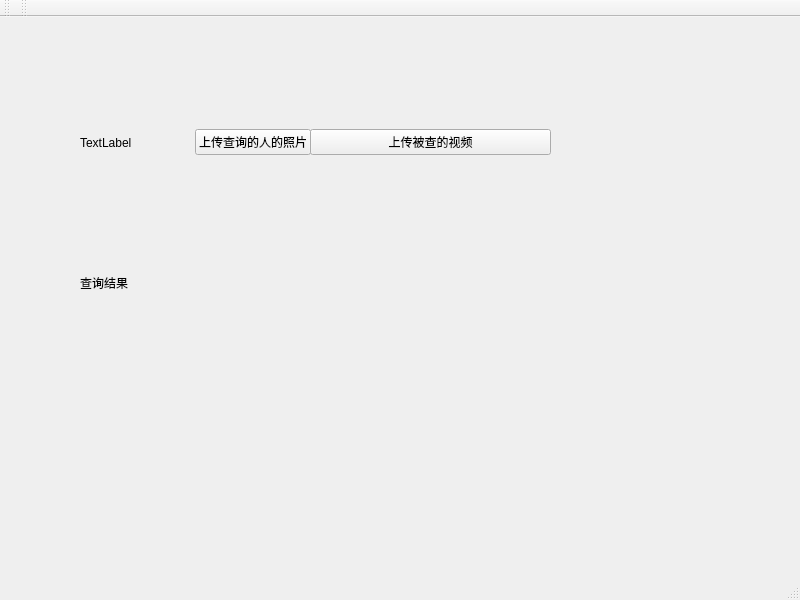
<?xml version="1.0" encoding="UTF-8"?>
<ui version="4.0">
 <class>MainWindow</class>
 <widget class="QMainWindow" name="MainWindow">
  <property name="geometry">
   <rect>
    <x>0</x>
    <y>0</y>
    <width>800</width>
    <height>600</height>
   </rect>
  </property>
  <property name="windowTitle">
   <string>MainWindow</string>
  </property>
  <widget class="QWidget" name="centralwidget">
   <widget class="QWidget" name="verticalLayoutWidget">
    <property name="geometry">
     <rect>
      <x>310</x>
      <y>60</y>
      <width>241</width>
      <height>131</height>
     </rect>
    </property>
    <layout class="QVBoxLayout" name="verticalLayout">
     <item>
      <widget class="QPushButton" name="pushButton_2">
       <property name="text">
        <string>上传被查的视频</string>
       </property>
      </widget>
     </item>
    </layout>
   </widget>
   <widget class="QWidget" name="horizontalLayoutWidget">
    <property name="geometry">
     <rect>
      <x>80</x>
      <y>60</y>
      <width>231</width>
      <height>131</height>
     </rect>
    </property>
    <layout class="QHBoxLayout" name="horizontalLayout">
     <item>
      <widget class="QLabel" name="label_2">
       <property name="text">
        <string>TextLabel</string>
       </property>
      </widget>
     </item>
     <item>
      <widget class="QPushButton" name="pushButton">
       <property name="text">
        <string>上传查询的人的照片</string>
       </property>
      </widget>
     </item>
    </layout>
   </widget>
   <widget class="QWidget" name="gridLayoutWidget">
    <property name="geometry">
     <rect>
      <x>80</x>
      <y>190</y>
      <width>471</width>
      <height>151</height>
     </rect>
    </property>
    <layout class="QGridLayout" name="gridLayout">
     <item row="2" column="0">
      <widget class="QLabel" name="label">
       <property name="text">
        <string>查询结果</string>
       </property>
      </widget>
     </item>
    </layout>
   </widget>
  </widget>
  <widget class="QMenuBar" name="menubar">
   <property name="geometry">
    <rect>
     <x>0</x>
     <y>0</y>
     <width>800</width>
     <height>22</height>
    </rect>
   </property>
  </widget>
  <widget class="QStatusBar" name="statusbar"/>
  <widget class="QToolBar" name="toolBar">
   <property name="windowTitle">
    <string>toolBar</string>
   </property>
   <attribute name="toolBarArea">
    <enum>TopToolBarArea</enum>
   </attribute>
   <attribute name="toolBarBreak">
    <bool>false</bool>
   </attribute>
  </widget>
  <widget class="QToolBar" name="toolBar_2">
   <property name="windowTitle">
    <string>toolBar_2</string>
   </property>
   <attribute name="toolBarArea">
    <enum>TopToolBarArea</enum>
   </attribute>
   <attribute name="toolBarBreak">
    <bool>false</bool>
   </attribute>
  </widget>
 </widget>
 <resources/>
 <connections/>
</ui>
